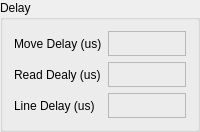
            <widget class="QGroupBox" name="groupBox_4">
             <property name="title">
              <string>Delay</string>
             </property>
             <layout class="QGridLayout" name="gridLayout_8">
              <item row="2" column="0">
               <widget class="QLabel" name="label_8">
                <property name="sizePolicy">
                 <sizepolicy hsizetype="Preferred" vsizetype="Fixed">
                  <horstretch>0</horstretch>
                  <verstretch>0</verstretch>
                 </sizepolicy>
                </property>
                <property name="minimumSize">
                 <size>
                  <width>0</width>
                  <height>25</height>
                 </size>
                </property>
                <property name="maximumSize">
                 <size>
                  <width>16777215</width>
                  <height>25</height>
                 </size>
                </property>
                <property name="text">
                 <string>Line Delay (us)</string>
                </property>
               </widget>
              </item>
              <item row="2" column="1">
               <widget class="QLabel" name="label_line_delay">
                <property name="sizePolicy">
                 <sizepolicy hsizetype="Preferred" vsizetype="Fixed">
                  <horstretch>0</horstretch>
                  <verstretch>0</verstretch>
                 </sizepolicy>
                </property>
                <property name="minimumSize">
                 <size>
                  <width>0</width>
                  <height>25</height>
                 </size>
                </property>
                <property name="maximumSize">
                 <size>
                  <width>16777215</width>
                  <height>25</height>
                 </size>
                </property>
                <property name="frameShape">
                 <enum>QFrame::StyledPanel</enum>
                </property>
                <property name="text">
                 <string/>
                </property>
               </widget>
              </item>
              <item row="0" column="0">
               <widget class="QLabel" name="label_9">
                <property name="sizePolicy">
                 <sizepolicy hsizetype="Preferred" vsizetype="Fixed">
                  <horstretch>0</horstretch>
                  <verstretch>0</verstretch>
                 </sizepolicy>
                </property>
                <property name="minimumSize">
                 <size>
                  <width>0</width>
                  <height>25</height>
                 </size>
                </property>
                <property name="maximumSize">
                 <size>
                  <width>16777215</width>
                  <height>25</height>
                 </size>
                </property>
                <property name="text">
                 <string>Move Delay (us)</string>
                </property>
               </widget>
              </item>
              <item row="0" column="1">
               <widget class="QLabel" name="label_move_delay">
                <property name="sizePolicy">
                 <sizepolicy hsizetype="Preferred" vsizetype="Fixed">
                  <horstretch>0</horstretch>
                  <verstretch>0</verstretch>
                 </sizepolicy>
                </property>
                <property name="minimumSize">
                 <size>
                  <width>0</width>
                  <height>25</height>
                 </size>
                </property>
                <property name="maximumSize">
                 <size>
                  <width>16777215</width>
                  <height>25</height>
                 </size>
                </property>
                <property name="frameShape">
                 <enum>QFrame::StyledPanel</enum>
                </property>
                <property name="text">
                 <string/>
                </property>
               </widget>
              </item>
              <item row="1" column="0">
               <widget class="QLabel" name="label_10">
                <property name="sizePolicy">
                 <sizepolicy hsizetype="Preferred" vsizetype="Fixed">
                  <horstretch>0</horstretch>
                  <verstretch>0</verstretch>
                 </sizepolicy>
                </property>
                <property name="minimumSize">
                 <size>
                  <width>0</width>
                  <height>25</height>
                 </size>
                </property>
                <property name="maximumSize">
                 <size>
                  <width>16777215</width>
                  <height>25</height>
                 </size>
                </property>
                <property name="text">
                 <string>Read Dealy (us)</string>
                </property>
               </widget>
              </item>
              <item row="1" column="1">
               <widget class="QLabel" name="label_read_delay">
                <property name="sizePolicy">
                 <sizepolicy hsizetype="Preferred" vsizetype="Fixed">
                  <horstretch>0</horstretch>
                  <verstretch>0</verstretch>
                 </sizepolicy>
                </property>
                <property name="minimumSize">
                 <size>
                  <width>0</width>
                  <height>25</height>
                 </size>
                </property>
                <property name="maximumSize">
                 <size>
                  <width>16777215</width>
                  <height>25</height>
                 </size>
                </property>
                <property name="frameShape">
                 <enum>QFrame::StyledPanel</enum>
                </property>
                <property name="text">
                 <string/>
                </property>
               </widget>
              </item>
             </layout>
            </widget>
